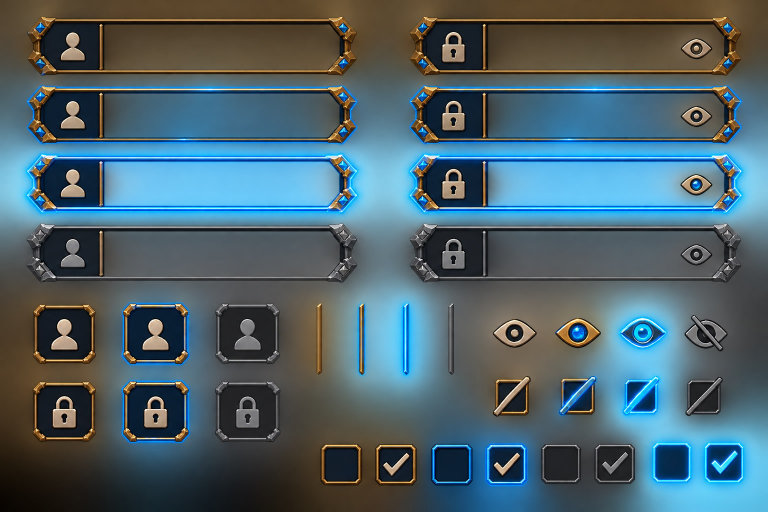
#> input picture assets/ui/source/input_kit.jpg, 1536 x 1024 px (shown at 1/2 size)
$ python extract_ui_kit.py
#> lines starting #> are read from the running program, lines starting #| are printed output that depends on the picture
from __future__ import annotations

import json
from pathlib import Path

import cv2
import numpy as np
from PIL import Image

ROOT = Path(__file__).resolve().parents[1]
SOURCE = ROOT / "assets/ui/source/input_kit.jpg"
OUTPUT = ROOT / "assets/ui/kit"

# Coordinates are (left, top, right, bottom) in source-image pixels, measured
# on the 1536x1024 JPEG (Canny + residual components, then checked against a
# 64px grid so gold/blue corner diamonds and glow are not clipped).
COMPONENTS: list[tuple[str, tuple[int, int, int, int]]] = [
    # Left column: user-input bars (icon is baked into the left cap).
    ("input_gold", (54, 31, 717, 153)),
    ("input_gold_hover", (53, 169, 714, 291)),
    ("input_blue", (48, 305, 719, 429)),
    ("input_silver", (50, 446, 717, 568)),
    # Right column: password bars (lock + eye baked in).
    ("input_password_gold", (819, 31, 1484, 153)),
    ("input_password_gold_hover", (817, 169, 1485, 291)),
    ("input_password_blue", (816, 305, 1486, 428)),
    ("input_password_silver", (816, 443, 1487, 568)),
    # Square icon buttons.
    ("icon_user_gold", (65, 606, 193, 730)),
    ("icon_user_blue", (242, 604, 379, 732)),
    ("icon_user_silver", (429, 605, 562, 730)),
    ("icon_lock_gold", (64, 760, 193, 885)),
    ("icon_lock_blue", (242, 760, 383, 888)),
    ("icon_lock_silver", (427, 760, 562, 886)),
    # Vertical divider sticks.
    ("divider_gold", (632, 603, 648, 751)),
    ("divider_gold_02", (712, 605, 734, 753)),
    ("divider_blue", (802, 605, 823, 753)),
    ("divider_silver", (895, 602, 912, 752)),
    # Eye icons (gold, gold-glow, blue, silver slashed).
    ("icon_eye_gold", (983, 635, 1077, 699)),
    ("icon_eye_gold_glow", (1108, 635, 1206, 700)),
    ("icon_eye_blue", (1236, 631, 1336, 699)),
    ("icon_eye_off_silver", (1366, 627, 1457, 705)),
    # Slash-square icons.
    ("icon_slash_gold", (984, 752, 1065, 836)),
    ("icon_slash_gold_glow", (1113, 751, 1197, 832)),
    ("icon_slash_blue", (1243, 751, 1320, 833)),
    ("icon_slash_silver", (1368, 752, 1448, 835)),
    # Checkboxes, including the extra blue-glow pair.
    ("checkbox_gold_empty", (640, 886, 728, 973)),
    ("checkbox_gold_checked", (750, 886, 835, 972)),
    ("checkbox_blue_empty", (861, 886, 949, 973)),
    ("checkbox_blue_checked", (969, 887, 1055, 972)),
    ("checkbox_silver_empty", (1080, 887, 1163, 968)),
    ("checkbox_silver_checked", (1188, 887, 1273, 970)),
    ("checkbox_blue_glow_empty", (1304, 883, 1385, 967)),
    ("checkbox_blue_glow_checked", (1406, 883, 1489, 968)),
]


def padding_for(name: str) -> int:
    if name.startswith("input_") or name.endswith("_blue") or "glow" in name:
        return 12
    if name.startswith("divider_"):
        return 8
    return 10


def is_framed(name: str) -> bool:
    """Ornaments whose interior fill must stay opaque if flood-fill leaks."""
    return name.startswith(
        ("input_", "icon_user_", "icon_lock_", "checkbox_", "icon_slash_")
    )


def remove_outer_background(rgb: np.ndarray, name: str) -> np.ndarray:
    """Make the connected crop surround transparent.

    The source is a brown→blue gradient rather than near-black, so every edge
    pixel is used as a flood seed (corners alone do not reach the far side of
    the gradient). The conservative tolerance avoids eating bronze/blue pixels
    at the component edges.
    """
    bgr = cv2.cvtColor(rgb, cv2.COLOR_RGB2BGR)
    h, w = bgr.shape[:2]
    flood = np.zeros((h, w), dtype=np.uint8)
    flags = 4 | cv2.FLOODFILL_MASK_ONLY | (255 << 8)
    # Silver ornaments sit close to the grey-blue gradient; a slightly
    # tighter fill keeps their corner brackets from being eaten.
    # Inputs sit on a brown/blue wash; a higher tolerance is needed to
    # punch that halo without eating the bronze frame (checked visually).
    if name.startswith("input_"):
        lo = 28
    elif "silver" in name:
        lo = 10
    else:
        lo = 12
    tolerance = (lo, lo, lo)
    seeds: list[tuple[int, int]] = []
    step = 2
    for x in range(0, w, step):
        seeds.append((x, 0))
        seeds.append((x, h - 1))
    for y in range(0, h, step):
        seeds.append((0, y))
        seeds.append((w - 1, y))
    for x, y in seeds:
        if flood[y, x] != 0:
            continue
        mask = np.zeros((h + 2, w + 2), dtype=np.uint8)
        cv2.floodFill(bgr.copy(), mask, (x, y), 0, tolerance, tolerance, flags)
        flood |= mask[1:-1, 1:-1]
    alpha = np.where(flood > 0, 0, 255).astype(np.uint8)
    return np.dstack((rgb, alpha))


def force_keep_interior(rgba: np.ndarray, name: str, padding: int) -> None:
    """Preserve the central fill for framed controls.

    Inset past the outer padding *and* the diamond/glow cutouts so the keep
    rectangle cannot paint a rectangular halo around pointed ornaments.
    """
    h, w = rgba.shape[:2]
    if name.startswith("input_"):
        inset_x = padding + 44
        # The bar is much shorter than the padded crop; a small Y inset
        # would paint the brown sheet wash back over the punched halo.
        inset_y = padding + 28
    else:
        inset_x = inset_y = padding + 12
    if h <= 2 * inset_y + 8 or w <= 2 * inset_x + 8:
        return
    rgba[inset_y : h - inset_y, inset_x : w - inset_x, 3] = 255


def main() -> None:
    OUTPUT.mkdir(parents=True, exist_ok=True)
    image = np.asarray(Image.open(SOURCE).convert("RGB"))
#> image is the input picture: shape (1024, 1536, 3); mean R, G, B 76.6, 99.7, 109.2
    print(f"source {SOURCE.relative_to(ROOT)} {image.shape[1]}x{image.shape[0]}")
#| source assets/ui/source/input_kit.jpg 1536x1024
    # Sparse row sample so the chosen Y bands can be re-checked without a GUI.
    for y in (40, 100, 180, 240, 330, 390, 470, 530, 640, 700, 800, 860, 930):
        row = image[y]
        gold = int(((row[:, 0] > 130) & (row[:, 1] > 90) & (row[:, 0] > row[:, 2] + 25)).sum())
        print(f"  y={y:4d} mean={row.mean():6.1f} gold={gold:4d}")
#> this loop made 13 passes
#> gold on passes 1 to 12: 1202, 107, 329, 113, 24, 212, 3, 3, 112, 12, 63, 38
#|   y=  40 mean= 141.3 gold=1202
#|   y= 100 mean=  70.7 gold= 107
#|   y= 180 mean= 110.5 gold= 329
#|   y= 240 mean=  93.8 gold= 113
#|   y= 330 mean= 148.5 gold=  24
#|   y= 390 mean= 158.0 gold= 212
#|   y= 470 mean=  85.5 gold=   3
#|   y= 530 mean=  86.8 gold=   3
#> (further printed lines are left out)

    manifest = []
    for name, (left, top, right, bottom) in COMPONENTS:
        padding = padding_for(name)
        source_left = max(0, left - padding)
        source_top = max(0, top - padding)
        source_right = min(image.shape[1], right + padding)
        source_bottom = min(image.shape[0], bottom + padding)
        crop = image[source_top:source_bottom, source_left:source_right]
        rgba = remove_outer_background(crop, name)
        if is_framed(name):
            force_keep_interior(rgba, name, padding)

        opaque = int((rgba[:, :, 3] > 0).sum())
        total = int(rgba.shape[0] * rgba.shape[1])
        if opaque < total * 0.08:
            raise SystemExit(
                f"{name}: crop looks empty ({opaque}/{total} opaque) — check the box"
            )

        path = OUTPUT / f"{name}.png"
        Image.fromarray(rgba).save(path, optimize=True)
        manifest.append(
            {
                "name": name,
                "file": str(path.relative_to(ROOT)),
                "source_rect": {
                    "left": source_left,
                    "top": source_top,
                    "right": source_right,
                    "bottom": source_bottom,
                },
                "size": {
                    "width": source_right - source_left,
                    "height": source_bottom - source_top,
                },
                "opaque_pixels": opaque,
            }
        )
        print(
            f"  {name:28s} {source_right - source_left:4d}x{source_bottom - source_top:<4d} "
            f"opaque={opaque / total:5.1%}"
        )
#> this loop made 34 passes
#> opaque on passes 1 to 12: 44124, 69292, 69211, 41648, 45293, 69063, 69638, 43841, 14003, 16505, 14719, 14344
#|   input_gold                    687x146  opaque=44.0%
#|   input_gold_hover              685x146  opaque=69.3%
#|   input_blue                    695x148  opaque=67.3%
#|   input_silver                  691x146  opaque=41.3%
#|   input_password_gold           689x146  opaque=45.0%
#|   input_password_gold_hover     692x146  opaque=68.4%
#|   input_password_blue           694x147  opaque=68.3%
#|   input_password_silver         695x149  opaque=42.3%
#> (further printed lines are left out)
#> pass 1, in main, `crop = image[source_top:source_bottom, source_left:source_right]`:
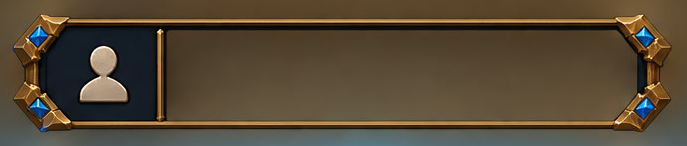
#> crop: shape (146, 687, 3); mean R, G, B 85.6, 72.5, 53.4
#> pass 1, in main, `rgba = remove_outer_background(crop, name)`:
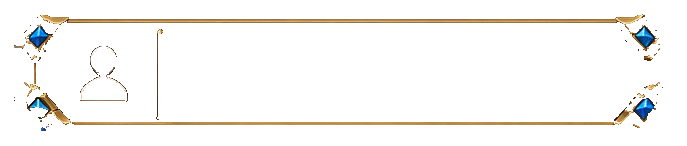
#> rgba: shape (146, 687, 4); mean R, G, B, A 85.6, 72.5, 53.4, 16.5; transparent parts drawn white
#> pass 1, in main, `Image.fromarray(rgba).save(path, optimize=True)`:
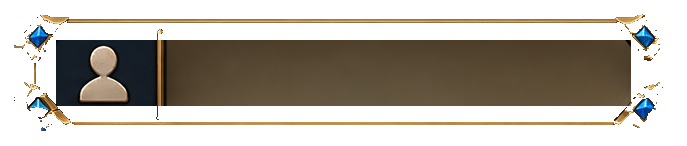
#> saved as input_gold.png: PIL image 687x146 RGBA; mean R, G, B, A 85.6, 72.5, 53.4, 112.2; transparent parts drawn white
#> after the loop:
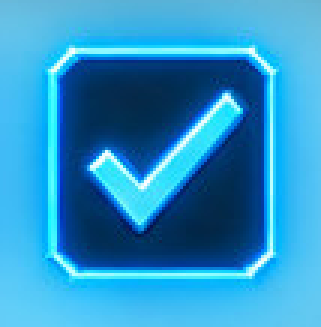
#> crop: shape (109, 107, 3) (shown 3 times larger); mean R, G, B 43.9, 147.6, 199.9
#> after the loop:
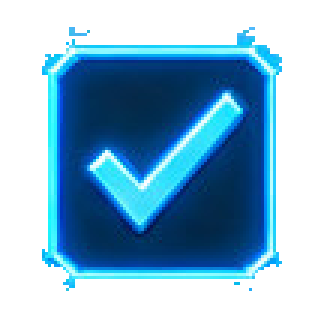
#> rgba: shape (109, 107, 4) (shown 3 times larger); mean R, G, B, A 43.9, 147.6, 199.9, 129.7; transparent parts drawn white
#> after the loop, manifest = 34 items

    (OUTPUT / "manifest.json").write_text(
        json.dumps(
            {
                "source": str(SOURCE.relative_to(ROOT)),
                "source_size": {
                    "width": int(image.shape[1]),
                    "height": int(image.shape[0]),
                },
                "components": manifest,
            },
            indent=2,
        )
        + "\n"
    )
    print(f"Extracted {len(manifest)} components to {OUTPUT}")
#| Extracted 34 components to assets/ui/kit


if __name__ == "__main__":
    main()
